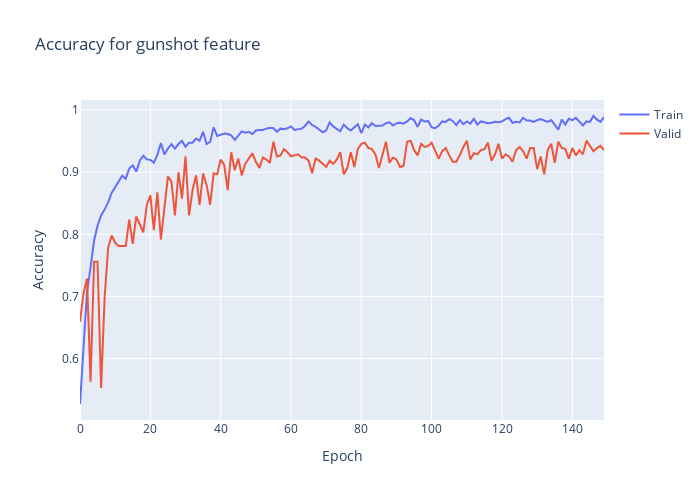

This figure's notebook cell:
### Code cell
import plotly.graph_objects as go
plt.clf()
fig = go.Figure()
fig.add_trace(go.Scatter(
                    y=history.history['gunshot_output_accuracy'],
                    name='Train'))
fig.add_trace(go.Scatter(
                    y=history.history['val_gunshot_output_accuracy'],
                    name='Valid'))
fig.update_layout(height=500, 
                  width=700,
                  title='Accuracy for gunshot feature',
                  xaxis_title='Epoch',
                  yaxis_title='Accuracy')
fig.show()

### Figure 1 — Plotly figure (JSON) as saved in the notebook; plotly's stock layout.template omitted (floating-point values rounded to 4 significant figures; data arrays with more than 128 entries replaced by an {"elided": "..."} marker saying what was removed)
{"data": [{"name": "Train", "type": "scatter", "y": {"elided": "150 float values"}}, {"name": "Valid", "type": "scatter", "y": {"elided": "150 float values"}}], "layout": {"height": 500, "title": {"text": "Accuracy for gunshot feature"}, "width": 700, "xaxis": {"title": {"text": "Epoch"}}, "yaxis": {"title": {"text": "Accuracy"}}}}
